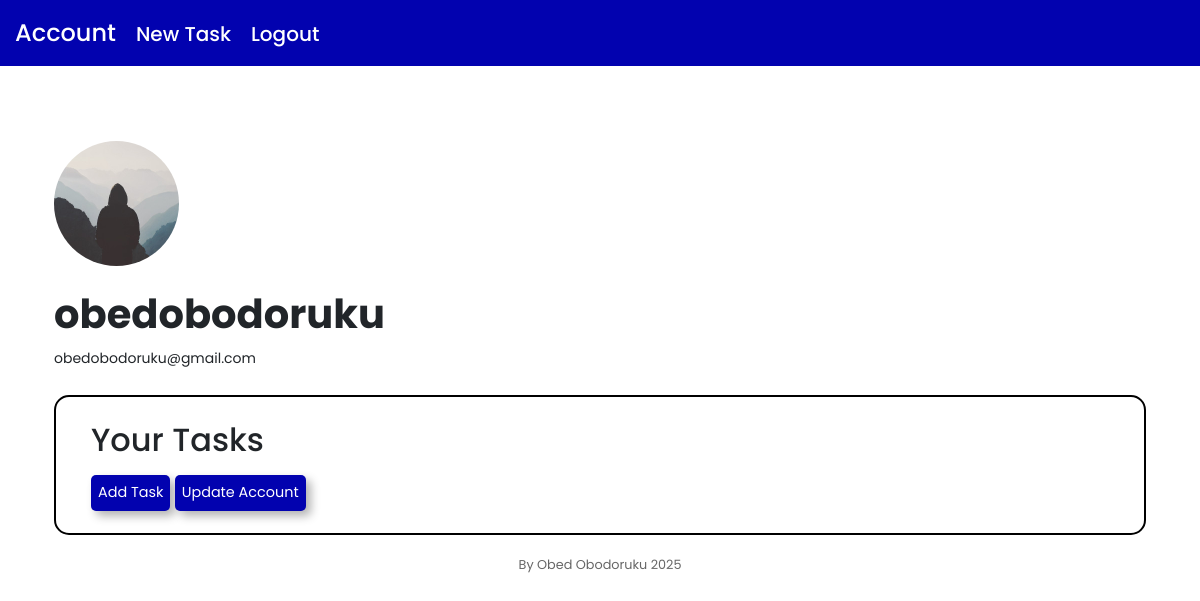
Page /account (signed in) on the earlier database version.
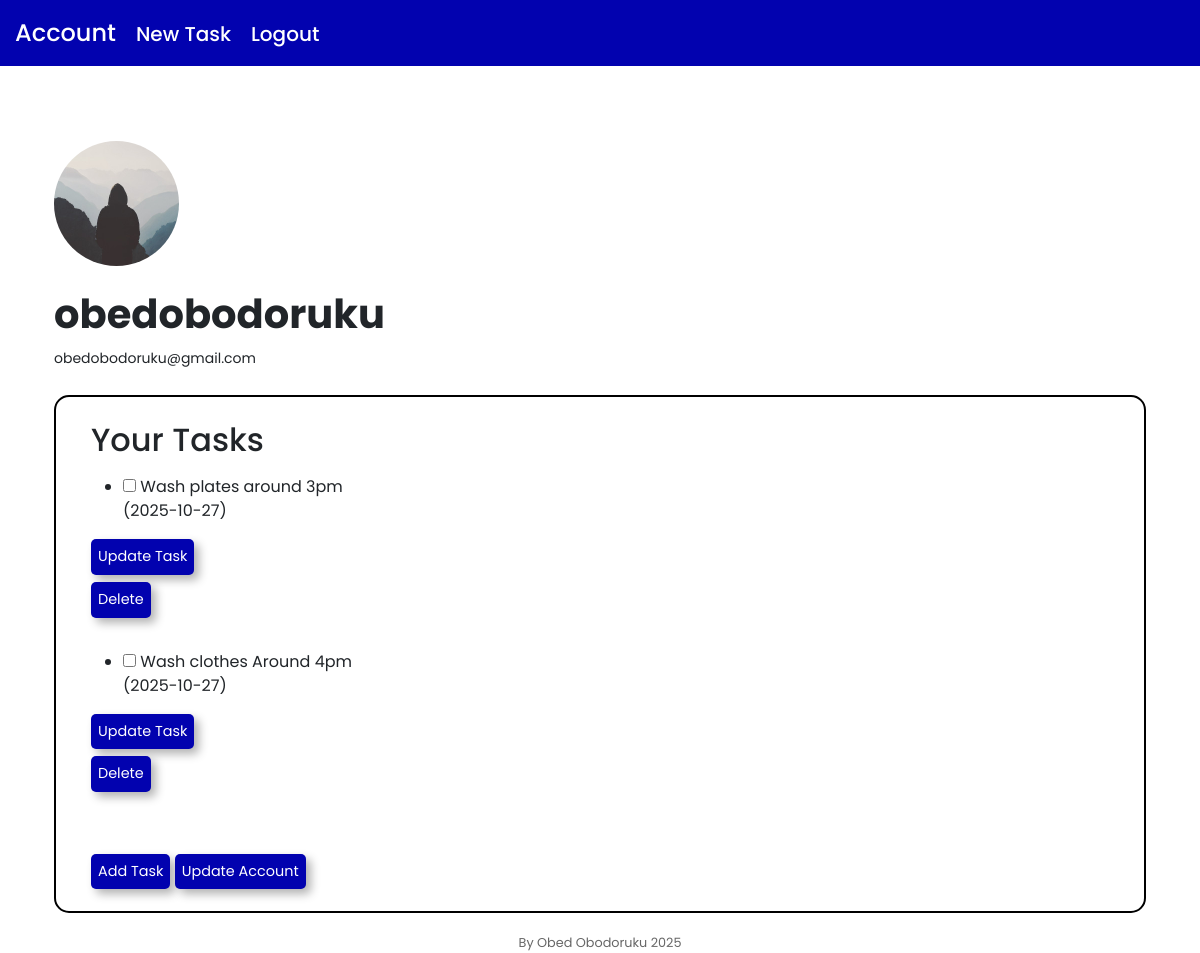
Same page on the later database version.
### app/models.py (models this page shows, shortened)
class User(db.Model, UserMixin):
    id = db.Column(db.Integer, primary_key=True)
    username = db.Column(db.String(20), unique=True, nullable=False)
    email = db.Column(db.String(120), unique=True, nullable=False)
    image_file = db.Column(db.String(20), nullable=False, default="default.jpg")
    password = db.Column(db.String(21), nullable=False)
    tasks = db.relationship('Task', backref='owner', lazy=True)

class Task(db.Model):
    id = db.Column(db.Integer, primary_key=True)
    todo = db.Column(db.String, nullable=False)
    description = db.Column(db.String, nullable=False)
    date_posted = db.Column(db.DateTime, nullable=False, default=datetime.utcnow)
    user_id = db.Column(db.Integer, db.ForeignKey('user.id'), nullable=False)

### app/routes.py (the view)
@app.route("/account")
@login_required
def account():
    user = User.query.filter_by(username=current_user.username).first()
    image_file = url_for('static', filename='profile_pictures/' + user.image_file)
    user_tasks = Task.query.filter_by(user_id=current_user.id).all()
    return render_template("account.html", title="Account Page", tasks=user_tasks, user=user, image_file=image_file)

### app/models.py (called while the page is built)
@login_manager.user_loader
def load_user(user_id):
    return User.query.get(int(user_id))

### app/templates/account.html
{% extends "layout.html" %}
{% block body %}
    <div>
        <img class="profile-image" src="{{ image_file }}" alt="profile_pic">
        <div>
            <h1 class="mt-4 fw-bold">{{ current_user.username }}</h1>
            <small>{{ current_user.email }}</small>
        </div>
    </div>
    <div class="task-page">
        <fieldset class="task-fieldset">
            <legend class="mt-4"><h1>Your Tasks</h1></legend>
            {% if tasks %}
                {% for task in tasks %}
                    <div class="tasks">
                        <ul>
                            <li class="task-list">
                                <label>
                                    <input class="task-check" name="text-check" type="checkbox" >
                                    {{ task.todo }}
                                    {{ task.description }}
                                </label>
                                <div>({{ task.date_posted.strftime('%Y-%m-%d') }})</div>
                            </li>
                        </ul>
                        <a href="{{ url_for('update_task', task_id=task.id) }}"><button type="button" class="task-button">Update Task</button></a>
                        <form action="{{ url_for('delete_task', task_id=task.id) }}" method="post">
                            <input type="submit" value="Delete" class="task-button">
                        </form>
                     </div>
                {% endfor %}
            {% endif %}
            <div class="add-update">
            <a href="{{ url_for('create_task') }}"><button type="button" class="task-button">Add Task</button></a>
            <a href="{{ url_for('update_account') }}"><button type="button" class="task-button">Update Account</button></a>
            </div>
        </fieldset>
    </div>
{% endblock %}

### app/templates/layout.html (shortened to what this page needs)
<!DOCTYPE html>
<html lang="en">
<head>
    <link href="https://cdn.jsdelivr.net/npm/bootstrap@5.3.7/dist/css/bootstrap.min.css" rel="stylesheet">
    <link rel="stylesheet" href="{{ url_for('static', filename='main.css') }}">
</head>
<body>
    <div class="navbar navbar-expand nav-bar w-100">
        {% if current_user.is_authenticated %}
            <nav><a class="h4" href="{{ url_for('account') }}">Account</a></nav>
            <nav><a class="h5" href="{{ url_for('create_task') }}">New Task</a></nav>
            <nav><a class="h5" href="{{ url_for('logout') }}">Logout</a></nav>
        {% else %}
            <nav><a class="h4" href="{{ url_for('home') }}">Home</a></nav>
            <nav><a class="h5" href="{{ url_for('register') }}">Register</a></nav>
            <nav><a class="h5" href="{{ url_for('login') }}">Login</a></nav>
        {% endif %}
    </div>
    <div class="container">
    <div class="container">
    {% block body %}
    {% endblock %}
    </div>
    <footer class="footer">By Obed Obodoruku 2025</footer>
    </div>
</body>
</html>

### app/static/main.css (style rules this page uses)
body { font-family: 'Poppins', sans-serif; }
.nav-bar { background-color: rgb(2, 2, 175); padding: 15px; margin-bottom: 25px; display: flex; gap: 20px; font-size: 1.5rem; font-weight: 500; }
.nav-bar > nav > a { color: #fff; text-decoration: none; }
.tasks { margin-bottom: 25px; }
.task-button, .form-submit-button { background-color: rgb(2, 2, 175); color: #fff; padding: 7px; margin-bottom: 7px; border-radius: 5px; border: none; font-size: 0.9rem; box-shadow: 5px 5px 10px rgba(0, 0, 0, 0.3); }
.task-fieldset { padding-left: 35px; margin-top: 25px; margin-bottom: 10px; border-radius: 15px; border: 2px solid black; }
.task-fieldset > legend > h1, .form-fieldset > legend > h1 { font-size: 2rem; }
.profile-image { margin-top: 50px; border-radius: 50%; width: 125px; height: 125px; }
.add-update { margin-top: 55px; margin-bottom: 15px; }
.footer { margin-top: 20px; text-align: center; font-size: 0.8rem; color: rgba(0, 0, 0, 0.6); }

Differences in the rows shown:
added Task: todo "Wash plates", description "around 3pm", date_posted "2025-10-27"
added Task: todo "Wash clothes", description "Around 4pm", date_posted "2025-10-27"
